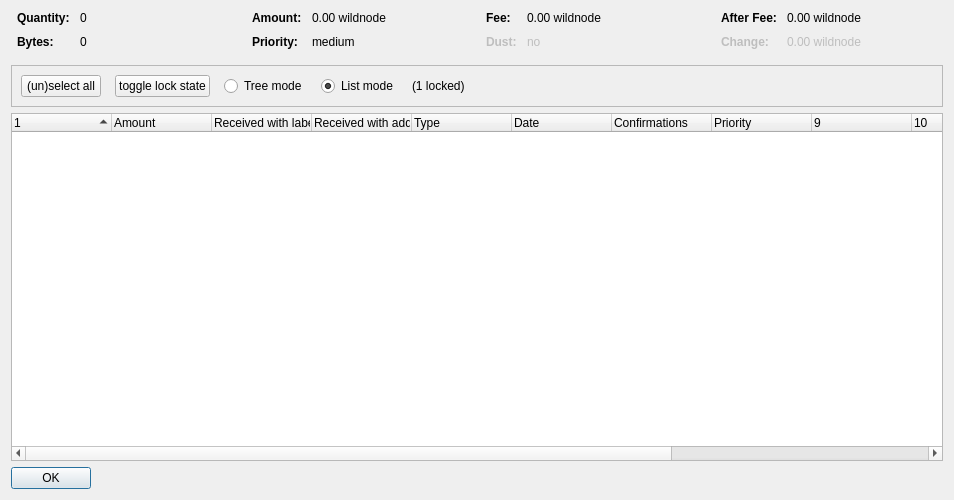
<?xml version="1.0" encoding="UTF-8"?>
<ui version="4.0">
 <class>CoinControlDialog</class>
 <widget class="QDialog" name="CoinControlDialog">
  <property name="geometry">
   <rect>
    <x>0</x>
    <y>0</y>
    <width>954</width>
    <height>500</height>
   </rect>
  </property>
  <property name="windowTitle">
   <string>Coin Selection</string>
  </property>
  <layout class="QVBoxLayout" name="verticalLayout">
   <item>
    <layout class="QHBoxLayout" name="horizontalLayoutTop" stretch="0,0,0,0">
     <property name="topMargin">
      <number>0</number>
     </property>
     <property name="bottomMargin">
      <number>10</number>
     </property>
     <item>
      <layout class="QFormLayout" name="formLayoutCoinControl1">
       <property name="horizontalSpacing">
        <number>10</number>
       </property>
       <property name="verticalSpacing">
        <number>10</number>
       </property>
       <property name="leftMargin">
        <number>6</number>
       </property>
       <property name="rightMargin">
        <number>6</number>
       </property>
       <item row="0" column="0">
        <widget class="QLabel" name="labelCoinControlQuantityText">
         <property name="font">
          <font>
           <weight>75</weight>
           <bold>true</bold>
          </font>
         </property>
         <property name="text">
          <string>Quantity:</string>
         </property>
        </widget>
       </item>
       <item row="0" column="1">
        <widget class="QLabel" name="labelCoinControlQuantity">
         <property name="cursor">
          <cursorShape>IBeamCursor</cursorShape>
         </property>
         <property name="contextMenuPolicy">
          <enum>Qt::ActionsContextMenu</enum>
         </property>
         <property name="text">
          <string notr="true">0</string>
         </property>
         <property name="textInteractionFlags">
          <set>Qt::LinksAccessibleByMouse|Qt::TextSelectableByKeyboard|Qt::TextSelectableByMouse</set>
         </property>
        </widget>
       </item>
       <item row="1" column="0">
        <widget class="QLabel" name="labelCoinControlBytesText">
         <property name="font">
          <font>
           <weight>75</weight>
           <bold>true</bold>
          </font>
         </property>
         <property name="text">
          <string>Bytes:</string>
         </property>
        </widget>
       </item>
       <item row="1" column="1">
        <widget class="QLabel" name="labelCoinControlBytes">
         <property name="cursor">
          <cursorShape>IBeamCursor</cursorShape>
         </property>
         <property name="contextMenuPolicy">
          <enum>Qt::ActionsContextMenu</enum>
         </property>
         <property name="text">
          <string notr="true">0</string>
         </property>
         <property name="textInteractionFlags">
          <set>Qt::LinksAccessibleByMouse|Qt::TextSelectableByKeyboard|Qt::TextSelectableByMouse</set>
         </property>
        </widget>
       </item>
      </layout>
     </item>
     <item>
      <layout class="QFormLayout" name="formLayoutCoinControl2">
       <property name="horizontalSpacing">
        <number>10</number>
       </property>
       <property name="verticalSpacing">
        <number>10</number>
       </property>
       <property name="leftMargin">
        <number>6</number>
       </property>
       <property name="rightMargin">
        <number>6</number>
       </property>
       <item row="0" column="0">
        <widget class="QLabel" name="labelCoinControlAmountText">
         <property name="font">
          <font>
           <weight>75</weight>
           <bold>true</bold>
          </font>
         </property>
         <property name="text">
          <string>Amount:</string>
         </property>
        </widget>
       </item>
       <item row="0" column="1">
        <widget class="QLabel" name="labelCoinControlAmount">
         <property name="cursor">
          <cursorShape>IBeamCursor</cursorShape>
         </property>
         <property name="contextMenuPolicy">
          <enum>Qt::ActionsContextMenu</enum>
         </property>
         <property name="text">
          <string notr="true">0.00 wildnode</string>
         </property>
         <property name="textInteractionFlags">
          <set>Qt::LinksAccessibleByMouse|Qt::TextSelectableByKeyboard|Qt::TextSelectableByMouse</set>
         </property>
        </widget>
       </item>
       <item row="1" column="0">
        <widget class="QLabel" name="labelCoinControlPriorityText">
         <property name="font">
          <font>
           <weight>75</weight>
           <bold>true</bold>
          </font>
         </property>
         <property name="text">
          <string>Priority:</string>
         </property>
        </widget>
       </item>
       <item row="1" column="1">
        <widget class="QLabel" name="labelCoinControlPriority">
         <property name="cursor">
          <cursorShape>IBeamCursor</cursorShape>
         </property>
         <property name="contextMenuPolicy">
          <enum>Qt::ActionsContextMenu</enum>
         </property>
         <property name="text">
          <string>medium</string>
         </property>
         <property name="textInteractionFlags">
          <set>Qt::LinksAccessibleByMouse|Qt::TextSelectableByKeyboard|Qt::TextSelectableByMouse</set>
         </property>
        </widget>
       </item>
      </layout>
     </item>
     <item>
      <layout class="QFormLayout" name="formLayoutCoinControl3">
       <property name="horizontalSpacing">
        <number>10</number>
       </property>
       <property name="verticalSpacing">
        <number>10</number>
       </property>
       <property name="leftMargin">
        <number>6</number>
       </property>
       <property name="rightMargin">
        <number>6</number>
       </property>
       <item row="0" column="0">
        <widget class="QLabel" name="labelCoinControlFeeText">
         <property name="font">
          <font>
           <weight>75</weight>
           <bold>true</bold>
          </font>
         </property>
         <property name="text">
          <string>Fee:</string>
         </property>
        </widget>
       </item>
       <item row="0" column="1">
        <widget class="QLabel" name="labelCoinControlFee">
         <property name="cursor">
          <cursorShape>IBeamCursor</cursorShape>
         </property>
         <property name="contextMenuPolicy">
          <enum>Qt::ActionsContextMenu</enum>
         </property>
         <property name="text">
          <string notr="true">0.00 wildnode</string>
         </property>
         <property name="textInteractionFlags">
          <set>Qt::LinksAccessibleByMouse|Qt::TextSelectableByKeyboard|Qt::TextSelectableByMouse</set>
         </property>
        </widget>
       </item>
       <item row="1" column="0">
        <widget class="QLabel" name="labelCoinControlLowOutputText">
         <property name="enabled">
          <bool>false</bool>
         </property>
         <property name="font">
          <font>
           <weight>75</weight>
           <bold>true</bold>
          </font>
         </property>
         <property name="text">
          <string>Dust:</string>
         </property>
        </widget>
       </item>
       <item row="1" column="1">
        <widget class="QLabel" name="labelCoinControlLowOutput">
         <property name="enabled">
          <bool>false</bool>
         </property>
         <property name="cursor">
          <cursorShape>IBeamCursor</cursorShape>
         </property>
         <property name="contextMenuPolicy">
          <enum>Qt::ActionsContextMenu</enum>
         </property>
         <property name="text">
          <string>no</string>
         </property>
         <property name="textInteractionFlags">
          <set>Qt::LinksAccessibleByMouse|Qt::TextSelectableByKeyboard|Qt::TextSelectableByMouse</set>
         </property>
        </widget>
       </item>
      </layout>
     </item>
     <item>
      <layout class="QFormLayout" name="formLayoutCoinControl4">
       <property name="horizontalSpacing">
        <number>10</number>
       </property>
       <property name="verticalSpacing">
        <number>10</number>
       </property>
       <property name="leftMargin">
        <number>6</number>
       </property>
       <property name="rightMargin">
        <number>6</number>
       </property>
       <item row="0" column="0">
        <widget class="QLabel" name="labelCoinControlAfterFeeText">
         <property name="font">
          <font>
           <weight>75</weight>
           <bold>true</bold>
          </font>
         </property>
         <property name="text">
          <string>After Fee:</string>
         </property>
        </widget>
       </item>
       <item row="0" column="1">
        <widget class="QLabel" name="labelCoinControlAfterFee">
         <property name="cursor">
          <cursorShape>IBeamCursor</cursorShape>
         </property>
         <property name="contextMenuPolicy">
          <enum>Qt::ActionsContextMenu</enum>
         </property>
         <property name="text">
          <string notr="true">0.00 wildnode</string>
         </property>
         <property name="textInteractionFlags">
          <set>Qt::LinksAccessibleByMouse|Qt::TextSelectableByKeyboard|Qt::TextSelectableByMouse</set>
         </property>
        </widget>
       </item>
       <item row="1" column="0">
        <widget class="QLabel" name="labelCoinControlChangeText">
         <property name="enabled">
          <bool>false</bool>
         </property>
         <property name="font">
          <font>
           <weight>75</weight>
           <bold>true</bold>
          </font>
         </property>
         <property name="text">
          <string>Change:</string>
         </property>
        </widget>
       </item>
       <item row="1" column="1">
        <widget class="QLabel" name="labelCoinControlChange">
         <property name="enabled">
          <bool>false</bool>
         </property>
         <property name="cursor">
          <cursorShape>IBeamCursor</cursorShape>
         </property>
         <property name="contextMenuPolicy">
          <enum>Qt::ActionsContextMenu</enum>
         </property>
         <property name="text">
          <string notr="true">0.00 wildnode</string>
         </property>
         <property name="textInteractionFlags">
          <set>Qt::LinksAccessibleByMouse|Qt::TextSelectableByKeyboard|Qt::TextSelectableByMouse</set>
         </property>
        </widget>
       </item>
      </layout>
     </item>
    </layout>
   </item>
   <item>
    <widget class="QFrame" name="frame">
     <property name="minimumSize">
      <size>
       <width>0</width>
       <height>40</height>
      </size>
     </property>
     <property name="frameShape">
      <enum>QFrame::StyledPanel</enum>
     </property>
     <property name="frameShadow">
      <enum>QFrame::Sunken</enum>
     </property>
     <layout class="QHBoxLayout" name="horizontalLayout">
      <item>
       <layout class="QHBoxLayout" name="horizontalLayoutPanel" stretch="0,0,0,0,0,0">
        <property name="spacing">
         <number>14</number>
        </property>
        <item>
         <widget class="QPushButton" name="pushButtonSelectAll">
          <property name="sizePolicy">
           <sizepolicy hsizetype="Maximum" vsizetype="Fixed">
            <horstretch>0</horstretch>
            <verstretch>0</verstretch>
           </sizepolicy>
          </property>
          <property name="text">
           <string>(un)select all</string>
          </property>
          <property name="autoDefault">
           <bool>false</bool>
          </property>
         </widget>
        </item>
        <item>
         <widget class="QPushButton" name="pushButtonToggleLock">
          <property name="sizePolicy">
           <sizepolicy hsizetype="Maximum" vsizetype="Fixed">
            <horstretch>0</horstretch>
            <verstretch>0</verstretch>
           </sizepolicy>
          </property>
          <property name="text">
           <string>toggle lock state</string>
          </property>
          <property name="autoDefault">
           <bool>false</bool>
          </property>
         </widget>
        </item>
        <item>
         <widget class="QRadioButton" name="radioTreeMode">
          <property name="sizePolicy">
           <sizepolicy hsizetype="Maximum" vsizetype="Fixed">
            <horstretch>0</horstretch>
            <verstretch>0</verstretch>
           </sizepolicy>
          </property>
          <property name="text">
           <string>Tree mode</string>
          </property>
         </widget>
        </item>
        <item>
         <widget class="QRadioButton" name="radioListMode">
          <property name="sizePolicy">
           <sizepolicy hsizetype="Maximum" vsizetype="Fixed">
            <horstretch>0</horstretch>
            <verstretch>0</verstretch>
           </sizepolicy>
          </property>
          <property name="text">
           <string>List mode</string>
          </property>
          <property name="checked">
           <bool>true</bool>
          </property>
         </widget>
        </item>
        <item>
         <widget class="QLabel" name="labelLocked">
          <property name="text">
           <string>(1 locked)</string>
          </property>
         </widget>
        </item>
        <item>
         <spacer name="horizontalSpacer">
          <property name="orientation">
           <enum>Qt::Horizontal</enum>
          </property>
          <property name="sizeHint" stdset="0">
           <size>
            <width>40</width>
            <height>20</height>
           </size>
          </property>
         </spacer>
        </item>
       </layout>
      </item>
     </layout>
    </widget>
   </item>
   <item>
    <widget class="CoinControlTreeWidget" name="treeWidget">
     <property name="contextMenuPolicy">
      <enum>Qt::CustomContextMenu</enum>
     </property>
     <property name="sortingEnabled">
      <bool>false</bool>
     </property>
     <property name="columnCount">
      <number>13</number>
     </property>
     <attribute name="headerShowSortIndicator" stdset="0">
      <bool>true</bool>
     </attribute>
     <attribute name="headerStretchLastSection">
      <bool>false</bool>
     </attribute>
     <column>
      <property name="text">
       <string/>
      </property>
     </column>
     <column>
      <property name="text">
       <string>Amount</string>
      </property>
     </column>
     <column>
      <property name="text">
       <string>Received with label</string>
      </property>
     </column>
     <column>
      <property name="text">
       <string>Received with address</string>
      </property>
     </column>
     <column>
      <property name="text">
	<string>Type</string>
      </property>
     </column>
     <column>
      <property name="text">	 
       <string>Date</string>
      </property>
     </column>
     <column>
      <property name="text">
       <string>Confirmations</string>
      </property>
      <property name="toolTip">
       <string>Confirmed</string>
      </property>
     </column>
     <column>
      <property name="text">
       <string>Priority</string>
      </property>
     </column>
     <column>
      <property name="text">
       <string/>
      </property>
     </column>
     <column>
      <property name="text">
       <string/>
      </property>
     </column>
     <column>
      <property name="text">
       <string/>
      </property>
     </column>
     <column>
      <property name="text">
       <string/>
      </property>
     </column>
     <column>
      <property name="text">
       <string/>
      </property>
     </column>
    </widget>
   </item>
   <item>
    <widget class="QDialogButtonBox" name="buttonBox">
     <property name="sizePolicy">
      <sizepolicy hsizetype="Maximum" vsizetype="Fixed">
       <horstretch>0</horstretch>
       <verstretch>0</verstretch>
      </sizepolicy>
     </property>
     <property name="orientation">
      <enum>Qt::Horizontal</enum>
     </property>
     <property name="standardButtons">
      <set>QDialogButtonBox::Ok</set>
     </property>
    </widget>
   </item>
  </layout>
 </widget>
 <customwidgets>
  <customwidget>
   <class>CoinControlTreeWidget</class>
   <extends>QTreeWidget</extends>
   <header>coincontroltreewidget.h</header>
  </customwidget>
 </customwidgets>
 <resources/>
 <connections/>
</ui>
